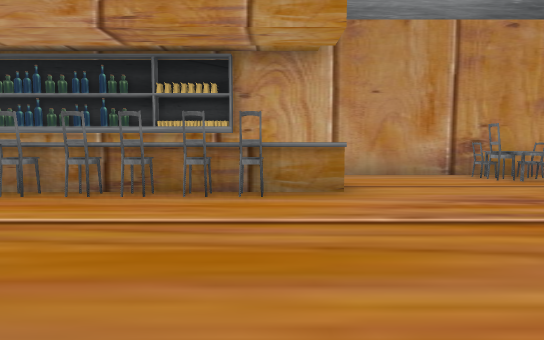
view 1 (above)

24 first-person views from a walk through a 3-D level made in the Unity game engine. The camera is 1.3 m above the floor, tilts 4° down and sees 80° across. The floor is counted in squares, 2.14 m on a side. Each view is taken from the middle of a square. On the plan, view 1 faces up. The plan holds only what a view shows up to about 10 squares ahead; the rest is blank. The place goes on beyond the plan. The player is left out.

view 2
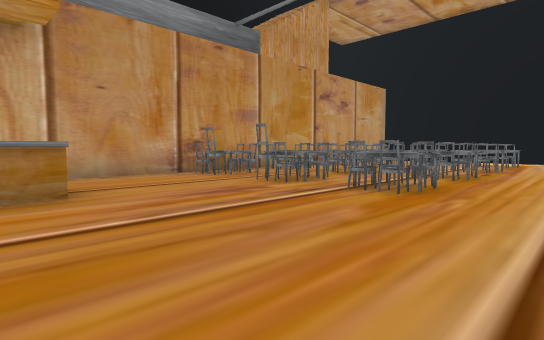

view 3
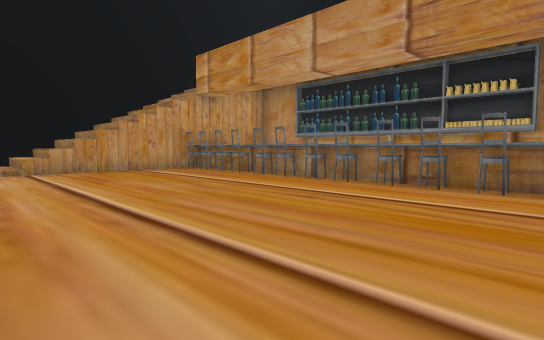

view 4
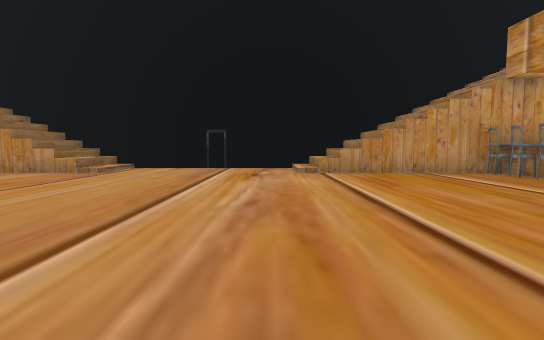

view 5
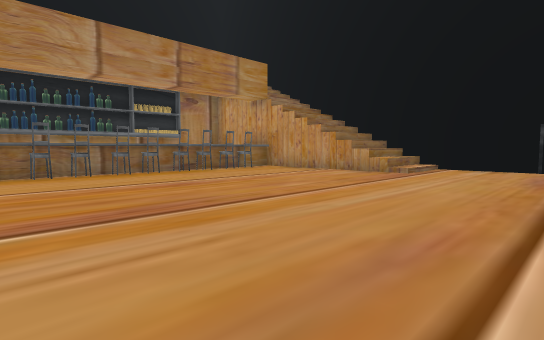

view 6
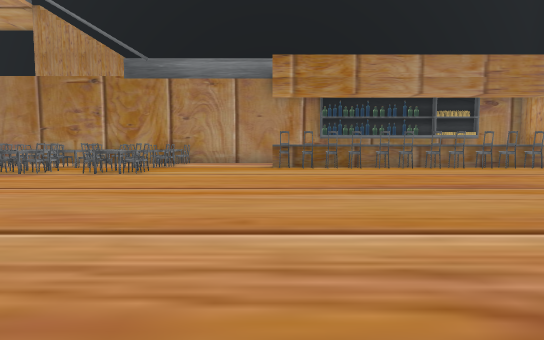

view 7
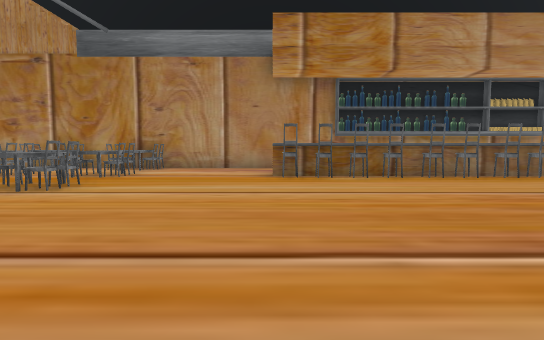

view 8
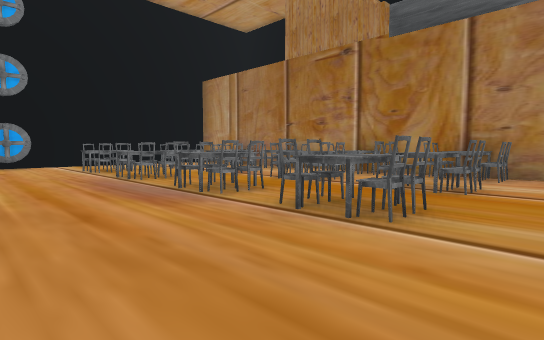

view 9
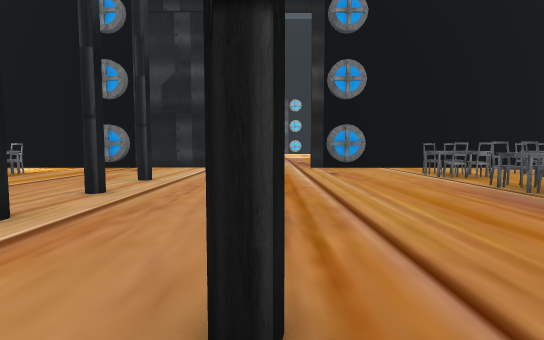

view 10
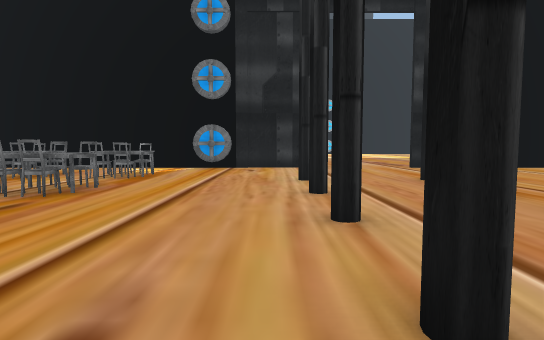

view 11
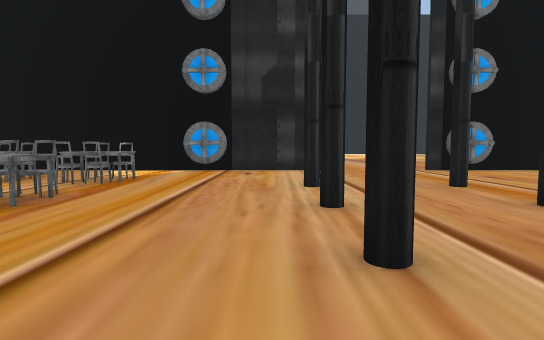

view 12
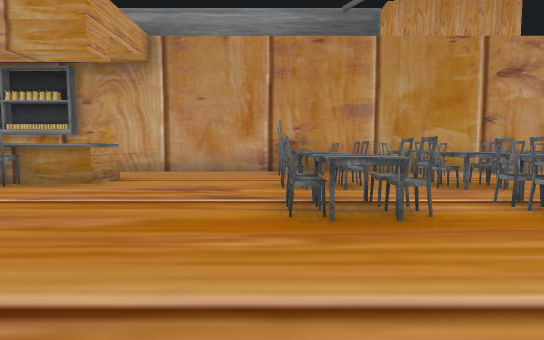

view 13
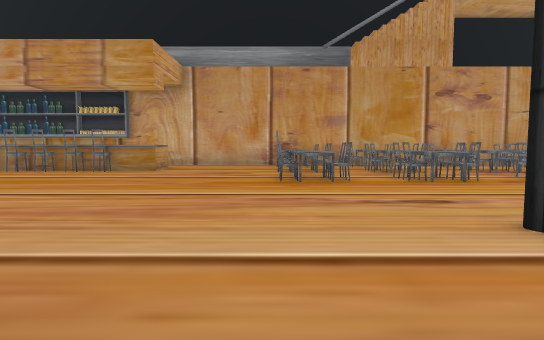

view 14
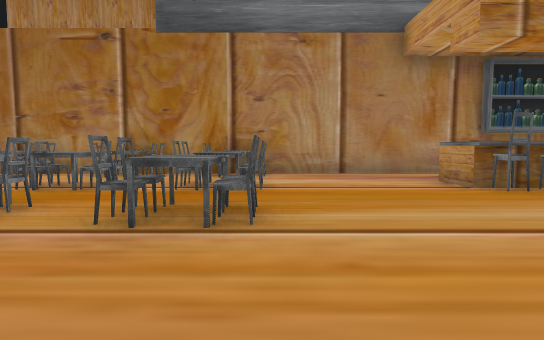

view 15
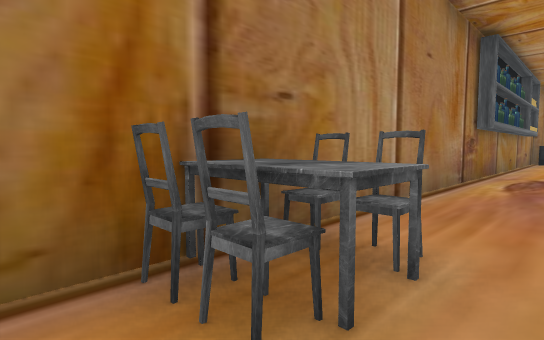

view 16
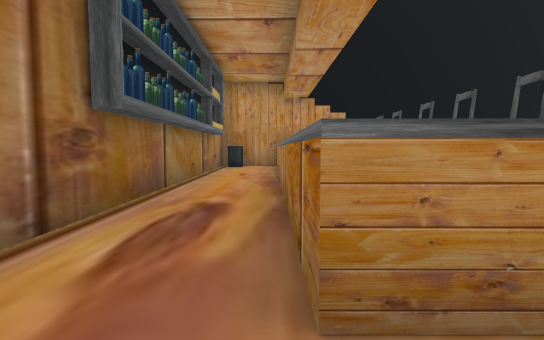

view 17
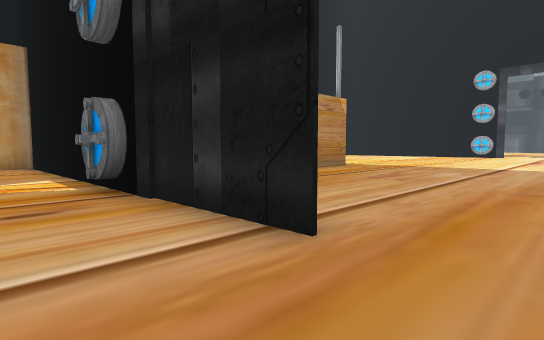

view 18
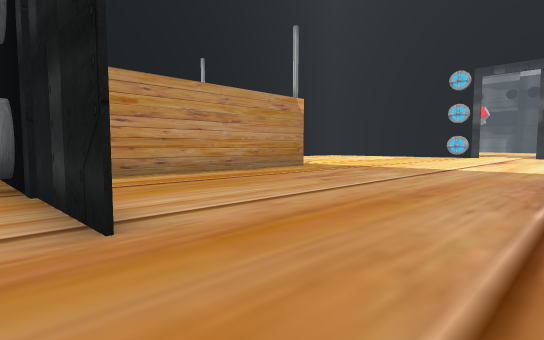

view 19
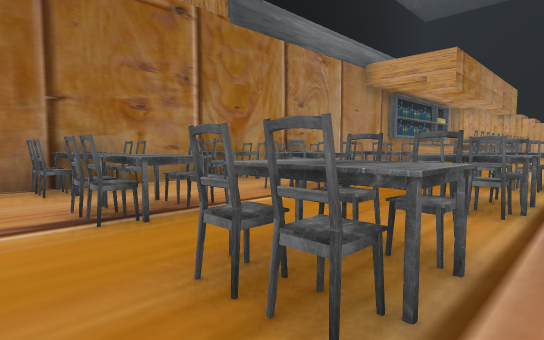

view 20
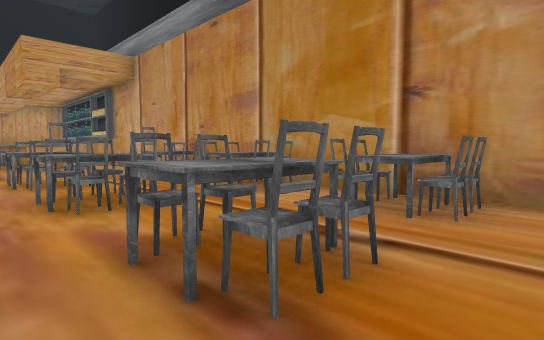

view 21
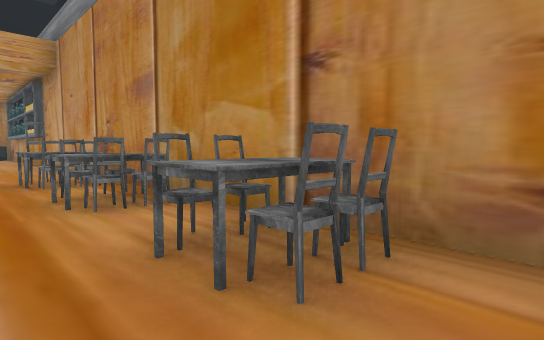

view 22
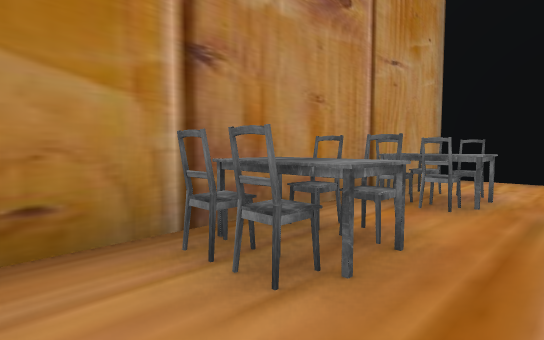

view 23
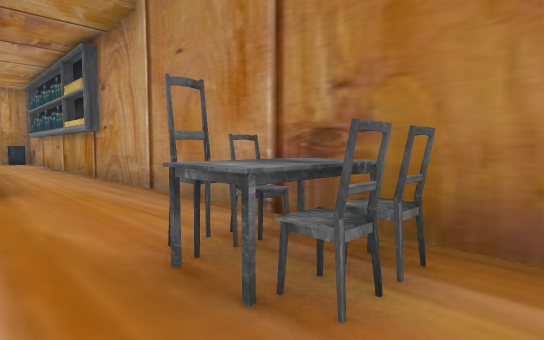

view 24
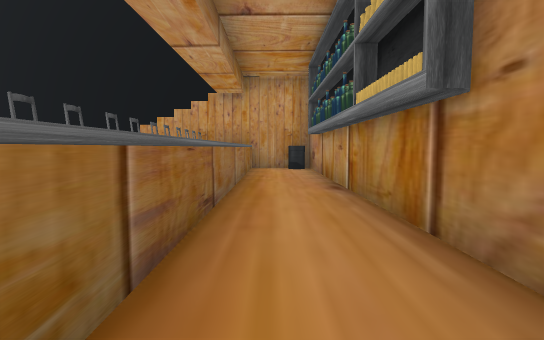

### Floor plan
Key: @ floor where view 1 was taken; # wall or solid block; x gap in a wall; . main floor; : floor 4.75 m higher than the main floor; + floor 7 m higher than the main floor; / step, stairs or slope; ^ raised ledge; C chair; T table; O other object.
Columns run from 11 left of view 1 to 25 right of it. Each row starts with its distance up from view 1.
  7    O##############CCCCC Cx#
  6 # /.............O.TCCC//C.#
  5 #//^^^^^^^^^^.....C....T..#
  4 #//CCCCCCCCC...CC.CCCCOO..#
  3 #//...............T....T..#
  2 #//............CCCTCCCCC..#::::::
  1 #//...............C.......#.......
  0 #//........@..............#........
 -1 #.........................#.........
 -2 #................#....#...#..........
 -3 #....................................
 -4 #................#....#..............
 -5 #//............................
 -6 #//.......................O
 -7 #//...............C....T..#
 -8 #//............CC.TCCC.C..#
 -9 #//...............C....O..#
-10    ^CCCCCCCCC..CC.CCCC.O..#
-11    ...............T....   #
-12    O...........CCTOOCC.   #
-13    ^###########^+/##//

Where each view was taken, in squares from view 1:
view 1: 0 up, 0 right, facing up
view 2: 0 up, 0 right, facing up-right
view 3: 1 down, 0 right, facing up-left
view 4: 1 down, 1 left, facing left
view 5: 2 down, 1 left, facing down-left
view 6: 0 up, 1 right, facing down
view 7: 3 down, 1 right, facing down
view 8: 5 down, 3 right, facing down-right
view 9: 4 down, 5 right, facing right
view 10: 1 down, 5 right, facing right
view 11: 1 down, 6 right, facing right
view 12: 1 down, 4 right, facing up
view 13: 4 down, 4 right, facing up
view 14: 5 down, 4 right, facing down
view 15: 11 down, 6 right, facing down-left
view 16: 11 down, 2 right, facing left
view 17: 4 down, 13 right, facing up-right
view 18: 5 down, 14 right, facing up-right
view 19: 7 down, 11 right, facing down-left
view 20: 3 up, 11 right, facing up-left
view 21: 5 up, 11 right, facing up-left
view 22: 5 up, 8 right, facing up-right
view 23: 5 up, 6 right, facing up-left
view 24: 6 up, 1 right, facing left
